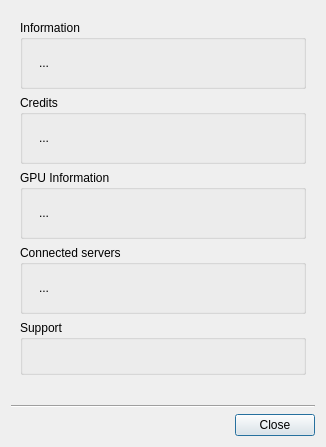
<?xml version="1.0" encoding="UTF-8"?>
<ui version="4.0">
 <class>AboutDialog</class>
 <widget class="QDialog" name="AboutDialog">
  <property name="geometry">
   <rect>
    <x>0</x>
    <y>0</y>
    <width>326</width>
    <height>399</height>
   </rect>
  </property>
  <property name="sizePolicy">
   <sizepolicy hsizetype="Preferred" vsizetype="Fixed">
    <horstretch>0</horstretch>
    <verstretch>0</verstretch>
   </sizepolicy>
  </property>
  <property name="windowTitle">
   <string>About</string>
  </property>
  <layout class="QVBoxLayout" name="verticalLayout">
   <item>
    <widget class="QWidget" name="widget" native="true">
     <layout class="QVBoxLayout" name="verticalLayout_7">
      <property name="bottomMargin">
       <number>24</number>
      </property>
      <item>
       <widget class="QGroupBox" name="informationGroupBox">
        <property name="sizePolicy">
         <sizepolicy hsizetype="Preferred" vsizetype="Fixed">
          <horstretch>0</horstretch>
          <verstretch>0</verstretch>
         </sizepolicy>
        </property>
        <property name="title">
         <string>Information</string>
        </property>
        <property name="flat">
         <bool>true</bool>
        </property>
        <layout class="QVBoxLayout" name="verticalLayout_2">
         <property name="spacing">
          <number>8</number>
         </property>
         <property name="leftMargin">
          <number>16</number>
         </property>
         <property name="topMargin">
          <number>16</number>
         </property>
         <property name="rightMargin">
          <number>16</number>
         </property>
         <property name="bottomMargin">
          <number>16</number>
         </property>
         <item>
          <widget class="QLabel" name="versionLabel">
           <property name="sizePolicy">
            <sizepolicy hsizetype="Preferred" vsizetype="Fixed">
             <horstretch>0</horstretch>
             <verstretch>0</verstretch>
            </sizepolicy>
           </property>
           <property name="text">
            <string notr="true">...</string>
           </property>
           <property name="alignment">
            <set>Qt::AlignLeading|Qt::AlignLeft|Qt::AlignTop</set>
           </property>
          </widget>
         </item>
        </layout>
       </widget>
      </item>
      <item>
       <widget class="QGroupBox" name="creditsGroupBox">
        <property name="sizePolicy">
         <sizepolicy hsizetype="Preferred" vsizetype="Fixed">
          <horstretch>0</horstretch>
          <verstretch>0</verstretch>
         </sizepolicy>
        </property>
        <property name="title">
         <string>Credits</string>
        </property>
        <property name="flat">
         <bool>true</bool>
        </property>
        <layout class="QVBoxLayout" name="verticalLayout_3">
         <property name="spacing">
          <number>8</number>
         </property>
         <property name="leftMargin">
          <number>16</number>
         </property>
         <property name="topMargin">
          <number>16</number>
         </property>
         <property name="rightMargin">
          <number>16</number>
         </property>
         <property name="bottomMargin">
          <number>16</number>
         </property>
         <item>
          <widget class="QLabel" name="creditsLabel">
           <property name="sizePolicy">
            <sizepolicy hsizetype="Preferred" vsizetype="Fixed">
             <horstretch>0</horstretch>
             <verstretch>0</verstretch>
            </sizepolicy>
           </property>
           <property name="text">
            <string notr="true">...</string>
           </property>
           <property name="alignment">
            <set>Qt::AlignLeading|Qt::AlignLeft|Qt::AlignTop</set>
           </property>
          </widget>
         </item>
        </layout>
       </widget>
      </item>
      <item>
       <widget class="QGroupBox" name="gpuGroupBox">
        <property name="sizePolicy">
         <sizepolicy hsizetype="Preferred" vsizetype="Fixed">
          <horstretch>0</horstretch>
          <verstretch>0</verstretch>
         </sizepolicy>
        </property>
        <property name="title">
         <string>GPU Information</string>
        </property>
        <property name="flat">
         <bool>true</bool>
        </property>
        <layout class="QVBoxLayout" name="verticalLayout_4">
         <property name="spacing">
          <number>8</number>
         </property>
         <property name="leftMargin">
          <number>16</number>
         </property>
         <property name="topMargin">
          <number>16</number>
         </property>
         <property name="rightMargin">
          <number>16</number>
         </property>
         <property name="bottomMargin">
          <number>16</number>
         </property>
         <item>
          <widget class="QLabel" name="gpuLabel">
           <property name="sizePolicy">
            <sizepolicy hsizetype="Preferred" vsizetype="Fixed">
             <horstretch>0</horstretch>
             <verstretch>0</verstretch>
            </sizepolicy>
           </property>
           <property name="text">
            <string notr="true">...</string>
           </property>
           <property name="alignment">
            <set>Qt::AlignLeading|Qt::AlignLeft|Qt::AlignTop</set>
           </property>
          </widget>
         </item>
        </layout>
       </widget>
      </item>
      <item>
       <widget class="QGroupBox" name="serversGroupBox">
        <property name="sizePolicy">
         <sizepolicy hsizetype="Preferred" vsizetype="Fixed">
          <horstretch>0</horstretch>
          <verstretch>0</verstretch>
         </sizepolicy>
        </property>
        <property name="title">
         <string>Connected servers</string>
        </property>
        <property name="flat">
         <bool>true</bool>
        </property>
        <layout class="QVBoxLayout" name="verticalLayout_5">
         <property name="spacing">
          <number>8</number>
         </property>
         <property name="leftMargin">
          <number>16</number>
         </property>
         <property name="topMargin">
          <number>16</number>
         </property>
         <property name="rightMargin">
          <number>16</number>
         </property>
         <property name="bottomMargin">
          <number>16</number>
         </property>
         <item>
          <widget class="QLabel" name="serversLabel">
           <property name="sizePolicy">
            <sizepolicy hsizetype="Preferred" vsizetype="Fixed">
             <horstretch>0</horstretch>
             <verstretch>0</verstretch>
            </sizepolicy>
           </property>
           <property name="text">
            <string notr="true">...</string>
           </property>
           <property name="alignment">
            <set>Qt::AlignLeading|Qt::AlignLeft|Qt::AlignTop</set>
           </property>
          </widget>
         </item>
        </layout>
       </widget>
      </item>
      <item>
       <widget class="QGroupBox" name="supportGroupBox">
        <property name="sizePolicy">
         <sizepolicy hsizetype="Preferred" vsizetype="Fixed">
          <horstretch>0</horstretch>
          <verstretch>0</verstretch>
         </sizepolicy>
        </property>
        <property name="title">
         <string>Support</string>
        </property>
        <property name="flat">
         <bool>true</bool>
        </property>
        <layout class="QVBoxLayout" name="verticalLayout_6">
         <item>
          <widget class="QLabel" name="supportEmailLabel">
           <property name="text">
            <string notr="true">&lt;Support email placeholder&gt;</string>
           </property>
           <property name="openExternalLinks">
            <bool>true</bool>
           </property>
          </widget>
         </item>
        </layout>
       </widget>
      </item>
     </layout>
    </widget>
   </item>
   <item>
    <widget class="Line" name="line">
     <property name="orientation">
      <enum>Qt::Horizontal</enum>
     </property>
    </widget>
   </item>
   <item>
    <widget class="QDialogButtonBox" name="buttonBox">
     <property name="orientation">
      <enum>Qt::Horizontal</enum>
     </property>
     <property name="standardButtons">
      <set>QDialogButtonBox::Close</set>
     </property>
    </widget>
   </item>
  </layout>
 </widget>
 <resources/>
 <connections/>
</ui>
